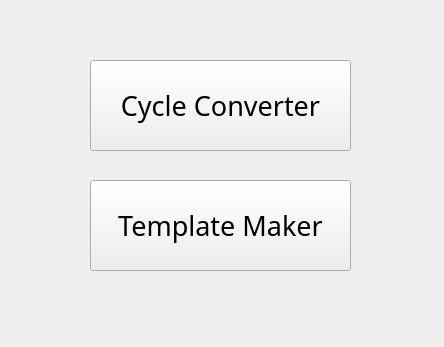
<?xml version="1.0" encoding="UTF-8"?>
<ui version="4.0">
 <class>MainWindow</class>
 <widget class="QMainWindow" name="MainWindow">
  <property name="geometry">
   <rect>
    <x>0</x>
    <y>0</y>
    <width>444</width>
    <height>347</height>
   </rect>
  </property>
  <property name="windowTitle">
   <string>MainWindow</string>
  </property>
  <widget class="QWidget" name="centralwidget">
   <widget class="QPushButton" name="converter_btn">
    <property name="geometry">
     <rect>
      <x>90</x>
      <y>60</y>
      <width>261</width>
      <height>91</height>
     </rect>
    </property>
    <property name="font">
     <font>
      <family>Sitka Heading</family>
      <pointsize>20</pointsize>
     </font>
    </property>
    <property name="text">
     <string>Cycle Converter</string>
    </property>
   </widget>
   <widget class="QPushButton" name="tempalte_btn">
    <property name="geometry">
     <rect>
      <x>90</x>
      <y>180</y>
      <width>261</width>
      <height>91</height>
     </rect>
    </property>
    <property name="font">
     <font>
      <family>Sitka Heading</family>
      <pointsize>20</pointsize>
     </font>
    </property>
    <property name="text">
     <string>Template Maker</string>
    </property>
   </widget>
  </widget>
 </widget>
 <resources/>
 <connections/>
</ui>
